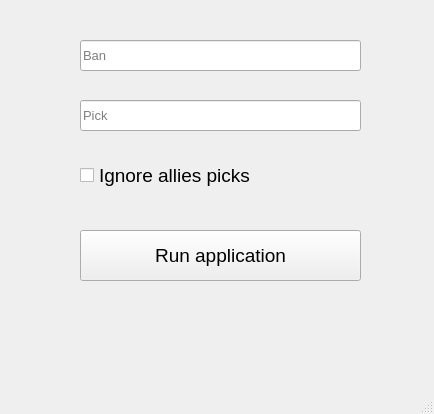
<?xml version="1.0" encoding="UTF-8"?>
<ui version="4.0">
 <class>Instalok</class>
 <widget class="QMainWindow" name="Instalok">
  <property name="geometry">
   <rect>
    <x>0</x>
    <y>0</y>
    <width>434</width>
    <height>414</height>
   </rect>
  </property>
  <property name="minimumSize">
   <size>
    <width>434</width>
    <height>414</height>
   </size>
  </property>
  <property name="maximumSize">
   <size>
    <width>434</width>
    <height>414</height>
   </size>
  </property>
  <property name="windowTitle">
   <string>Instalok</string>
  </property>
  <widget class="QWidget" name="centralwidget">
   <widget class="QLineEdit" name="pick">
    <property name="geometry">
     <rect>
      <x>80</x>
      <y>100</y>
      <width>281</width>
      <height>31</height>
     </rect>
    </property>
    <property name="font">
     <font>
      <pointsize>10</pointsize>
     </font>
    </property>
    <property name="placeholderText">
     <string>Pick</string>
    </property>
   </widget>
   <widget class="QLineEdit" name="ban">
    <property name="geometry">
     <rect>
      <x>80</x>
      <y>40</y>
      <width>281</width>
      <height>31</height>
     </rect>
    </property>
    <property name="font">
     <font>
      <pointsize>10</pointsize>
     </font>
    </property>
    <property name="placeholderText">
     <string>Ban</string>
    </property>
   </widget>
   <widget class="QPushButton" name="run">
    <property name="geometry">
     <rect>
      <x>80</x>
      <y>230</y>
      <width>281</width>
      <height>51</height>
     </rect>
    </property>
    <property name="font">
     <font>
      <pointsize>14</pointsize>
     </font>
    </property>
    <property name="text">
     <string>Run application</string>
    </property>
   </widget>
   <widget class="QCheckBox" name="idontcare">
    <property name="geometry">
     <rect>
      <x>80</x>
      <y>160</y>
      <width>271</width>
      <height>31</height>
     </rect>
    </property>
    <property name="font">
     <font>
      <pointsize>14</pointsize>
     </font>
    </property>
    <property name="text">
     <string>Ignore allies picks</string>
    </property>
   </widget>
  </widget>
  <widget class="QMenuBar" name="menubar">
   <property name="geometry">
    <rect>
     <x>0</x>
     <y>0</y>
     <width>434</width>
     <height>26</height>
    </rect>
   </property>
  </widget>
  <widget class="QStatusBar" name="statusbar"/>
 </widget>
 <resources/>
 <connections/>
</ui>
